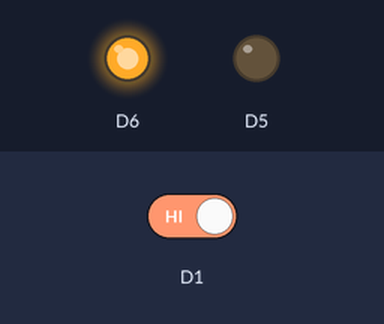
Recording of a sketch running on a simulated ESP8266 (NodeMCU). Shown: output pins drawn as LEDs (lit = HIGH). The inputs (shaded band) are chosen by the test bench; at power-on: D1 HIGH. What the sketch prints to the serial monitor is not drawn.

Above: at 2.8 s.
2.9 s: D1 driven LOW
At 4.0 s:
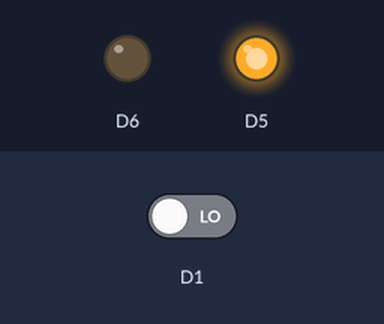
4.5 s: D1 driven HIGH
At 5.5 s:
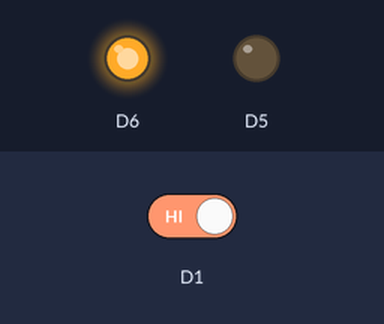
Timing chart, 0 to 7.5 s (numbered marks = the images above; inputs shaded):
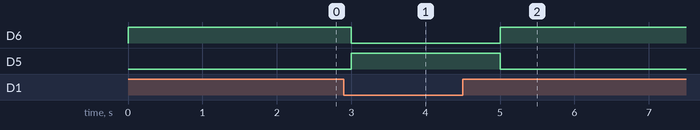

Measured:
- after the input at 2.9 s, D6: HIGH → LOW after 0.10 s; D5: LOW → HIGH after 0.10 s
- after the input at 4.5 s, D6: LOW → HIGH after 0.50 s; D5: HIGH → LOW after 0.50 s

The sketch:

sketch_sep26a_senser.ino
```cpp
int val = 0;
void setup() {
  pinMode(D5, OUTPUT);
  pinMode(D6, OUTPUT);
  pinMode(D1, INPUT);
  Serial.begin(9600);
}

void loop() {
  val = digitalRead(D1);
  Serial.print("val = ");
  Serial.println(val);
  if (val == 0){
    digitalWrite(D5,1);
    digitalWrite(D6,0);
    Serial.println("ตรวจจับได้");
  }
  else {
    digitalWrite(D5,0);
    digitalWrite(D6,1);
    Serial.println("ไม่มีอะไรบัง IR Senser");
  }
  delay(1000);
}
```
